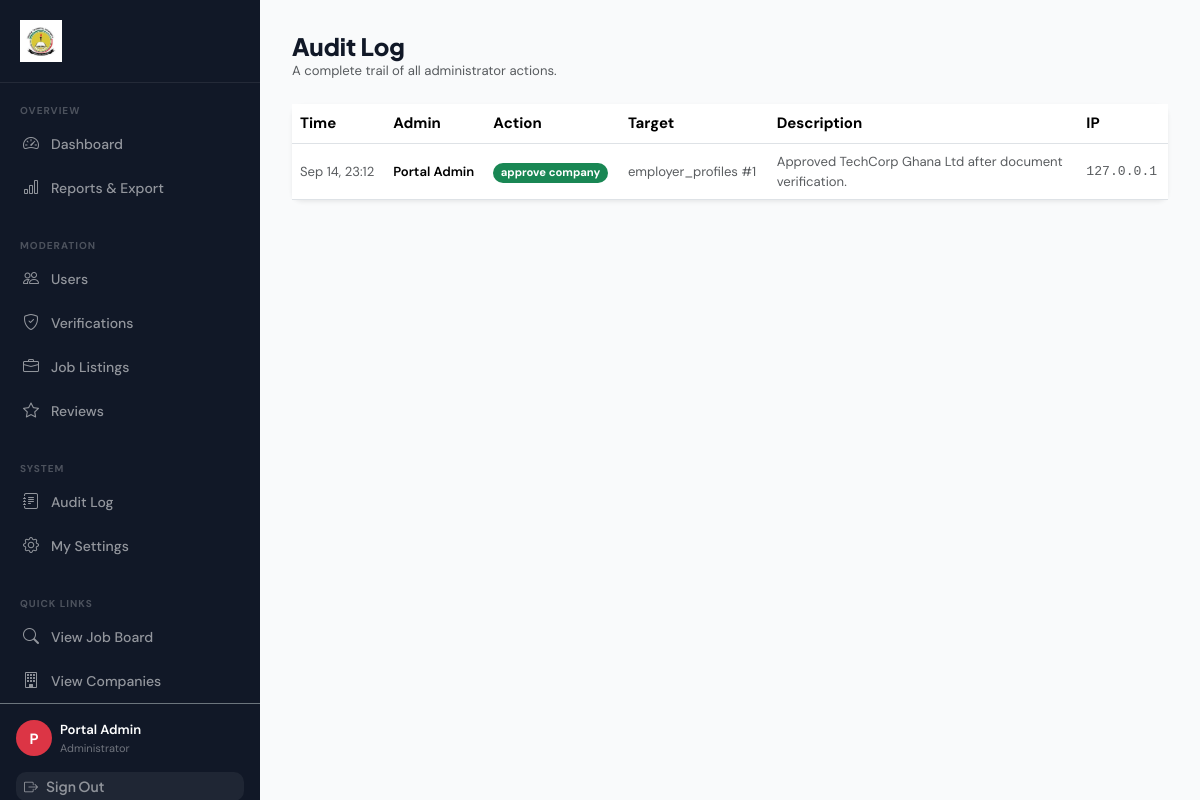
The app's page /config/public/admin/logs (signed in) with its own data.
### tables this page shows
CREATE TABLE admin_logs (
    id          INT UNSIGNED    NOT NULL AUTO_INCREMENT,
    admin_id    INT UNSIGNED    NULL     COMMENT 'NULL if admin account deleted',
    action      VARCHAR(100)    NOT NULL COMMENT 'e.g. approve_company, delete_job, ban_user',
    entity_type VARCHAR(60)     NULL     COMMENT 'Table name: users, job_listings, etc.',
    entity_id   INT UNSIGNED    NULL     COMMENT 'ID of the affected record',
    description TEXT            NULL     COMMENT 'Human-readable summary of the action',
    ip_address  VARCHAR(45)     NULL,
    created_at  TIMESTAMP       NOT NULL DEFAULT CURRENT_TIMESTAMP,

    PRIMARY KEY (id),
    INDEX idx_al_admin_id (admin_id),
    INDEX idx_al_action (action),
    INDEX idx_al_entity (entity_type, entity_id),
    INDEX idx_al_created_at (created_at),
    CONSTRAINT fk_al_admin
        FOREIGN KEY (admin_id) REFERENCES users(id) ON DELETE SET NULL
);

CREATE TABLE users (
    id              INT UNSIGNED    NOT NULL AUTO_INCREMENT,
    full_name       VARCHAR(120)    NOT NULL,
    email           VARCHAR(180)    NOT NULL,
    password_hash   VARCHAR(255)    NOT NULL,
    role            ENUM('seeker','employer','admin') NOT NULL DEFAULT 'seeker',
    is_active       TINYINT(1)      NOT NULL DEFAULT 1,
    email_verified  TINYINT(1)      NOT NULL DEFAULT 0,
    verify_token    VARCHAR(64)     NULL,
    last_login_at   TIMESTAMP       NULL,
    created_at      TIMESTAMP       NOT NULL DEFAULT CURRENT_TIMESTAMP,
    updated_at      TIMESTAMP       NOT NULL DEFAULT CURRENT_TIMESTAMP ON UPDATE CURRENT_TIMESTAMP,

    PRIMARY KEY (id),
    UNIQUE KEY uq_users_email (email),
    INDEX idx_users_role (role),
    INDEX idx_users_is_active (is_active)
);

### core/Controller.php (called while the page is built, shortened)
<?php
abstract class Controller
{
    protected function view(string $view, array $data = [], string $layout = 'main'): void
    {
        extract($data, EXTR_SKIP);
        $viewFile = ROOT_PATH . "/app/views/{$view}.php";
        $layoutFile = ROOT_PATH . "/app/views/layouts/{$layout}.php";
        ob_start(); require $viewFile; $content = ob_get_clean();
        require $layoutFile;
    }
    protected function isLoggedIn(): bool { return Session::isLoggedIn(); }
    protected function currentPage(): int { return max(1, (int)($_GET['page'] ?? 1)); }
}

### app/controllers/AdminController.php (called while the page is built, shortened)
<?php
require_once ROOT_PATH . '/core/Controller.php';
class AdminController extends Controller
{
    private Database $db;
    public function __construct()
    {
        $this->db = Database::getInstance();
    }
    public function logs(): void
    {
        $sql   = "SELECT al.*, u.full_name AS admin_name
                    FROM admin_logs al
                    LEFT JOIN users u ON u.id = al.admin_id
                   ORDER BY al.created_at DESC";
        $paged = $this->paginate_raw($sql, [], $this->currentPage(), 30);
        $this->view('admin/logs', [
            'title' => 'Audit Log',
            'logs'  => $paged['data'],
            'paging'=> $paged,
        ], 'admin');
    }
    private function paginate_raw(string $sql, array $params, int $page, int $perPage): array
    {
        $page   = max(1, $page);
        $offset = ($page - 1) * $perPage;
        $total  = (int)$this->db->fetchColumn(
            "SELECT COUNT(*) FROM ($sql) AS _c", $params
        );
        return [
            'data'         => $this->db->fetchAll("$sql LIMIT $perPage OFFSET $offset", $params),
            'total'        => $total,
            'pages'        => (int)ceil($total / $perPage),
            'current_page' => $page,
            'per_page'     => $perPage,
        ];
    }
}

### core/bootstrap.php (called while the page is built, shortened)
<?php
spl_autoload_register(function (string $class): void {
    $paths = [
        ROOT_PATH . '/core/' . $class . '.php',
        ROOT_PATH . '/app/middleware/' . $class . '.php',
    ];
    foreach ($paths as $file) {
        if (file_exists($file)) {
            return;
        }
    }
});
require_once ROOT_PATH . '/app/helpers/functions.php';
$router = new Router();
$router->dispatch();

### config/public/index.php (called while the page is built, shortened)
<?php
require ROOT_PATH . '/core/bootstrap.php';

### core/Database.php (called while the page is built, shortened)
<?php
class Database
{
    private static ?Database $instance = null;
    private PDO $pdo;
    private function __construct()
    {
        $cfg = require ROOT_PATH . '/config/database.php';
        $dsn = "mysql:host={$cfg['host']};port={$cfg['port']};dbname={$cfg['dbname']};charset=utf8mb4";
        $opts = [
            PDO::ATTR_ERRMODE            => PDO::ERRMODE_EXCEPTION,
            PDO::ATTR_DEFAULT_FETCH_MODE => PDO::FETCH_ASSOC,
            PDO::ATTR_EMULATE_PREPARES   => false,
            PDO::MYSQL_ATTR_INIT_COMMAND => "SET NAMES utf8mb4 COLLATE utf8mb4_unicode_ci",
        ];
        try {
            $this->pdo = new PDO($dsn, $cfg['username'], $cfg['password'], $opts);
        } catch (PDOException $e) {
            throw new RuntimeException('DB connection failed: ' . $e->getMessage());
        }
    }
    public static function getInstance(): static
    {
        if (static::$instance === null) static::$instance = new static();
        return static::$instance;
    }
    public function query(string $sql, array $params = []): PDOStatement
    {
        $stmt = $this->pdo->prepare($sql);
        $stmt->execute($params);
        return $stmt;
    }
    public function fetchAll(string $sql, array $params = []): array
    {
        return $this->query($sql, $params)->fetchAll();
    }
    public function fetchColumn(string $sql, array $params = []): mixed
    {
        return $this->query($sql, $params)->fetchColumn();
    }
}

### config/database.php (called while the page is built)
<?php
return [
    'host'     => 'localhost',
    'port'     => 3306,
    'dbname'   => 'job_portal',
    'username' => 'root',
    'password' => '',
    'charset'  => 'utf8mb4',
];

### app/helpers/functions.php (called while the page is built, shortened)
<?php
function e(mixed $v): string { return htmlspecialchars((string)$v, ENT_QUOTES|ENT_SUBSTITUTE, 'UTF-8'); }
function url(string $path = ''): string { return rtrim(BASE_URL, '/') . '/' . ltrim($path, '/'); }
function asset(string $path): string { return url('assets/' . ltrim($path, '/')); }
function format_date(string $d, string $fmt = 'M d, Y'): string { return $d ? date($fmt, strtotime($d)) : '—'; }
function truncate(string $t, int $len = 100): string
{
    $t = strip_tags($t);
    return mb_strlen($t) <= $len ? $t : mb_substr($t, 0, $len) . '…';
}
function auth(): ?array       { return Session::user(); }

### core/Session.php (called while the page is built, shortened)
<?php
class Session
{
    public static function user(): ?array  { return $_SESSION['user'] ?? null; }
    public static function role(): string  { return $_SESSION['user']['role'] ?? ''; }
    public static function isLoggedIn(): bool { return isset($_SESSION['user']); }
}

### app/views/admin/logs.php (the view, shortened to what this page needs)
<div class="mb-4">
    <h1 class="h4 fw-800 mb-0">Audit Log</h1>
    <p class="text-muted small mb-0">A complete trail of all administrator actions.</p>
</div>
<div class="card border-0 shadow-sm">
    <div class="table-responsive">
        <table class="table table-hover align-middle mb-0">
            <thead>
                <tr>
                    <th>Time</th>
                    <th>Admin</th>
                    <th>Action</th>
                    <th>Target</th>
                    <th>Description</th>
                    <th>IP</th>
                </tr>
            </thead>
            <tbody>
                <?php if (empty($logs)): ?>
                <tr><td colspan="6" class="text-center py-4 text-muted">No audit logs yet.</td></tr>
                <?php else: ?>
                <?php foreach ($logs as $log): ?>
                <tr>
                    <td class="text-muted small text-nowrap"><?= format_date($log['created_at'], 'M d, H:i') ?></td>
                    <td class="small fw-600"><?= e($log['admin_name'] ?? 'Deleted Admin') ?></td>
                    <td>
                        <?php
                        $actionColors = [
                            'approve' => 'bg-success', 'reject' => 'bg-danger',
                            'delete'  => 'bg-danger',  'toggle' => 'bg-warning text-dark',
                            'remove'  => 'bg-secondary',
                        ];
                        $col = 'bg-light text-dark';
                        foreach ($actionColors as $k => $v) {
                            if (str_contains($log['action'], $k)) { $col = $v; break; }
                        }
                        ?>
                        <span class="badge <?= $col ?> rounded-pill small">
                            <?= e(str_replace('_', ' ', $log['action'])) ?>
                        </span>
                    </td>
                    <td class="small text-muted">
                        <?php if ($log['entity_type'] && $log['entity_id']): ?>
                        <?= e($log['entity_type']) ?> #<?= $log['entity_id'] ?>
                        <?php else: ?>
                        —
                        <?php endif; ?>
                    </td>
                    <td class="small text-muted" style="max-width:300px;">
                        <?= e(truncate($log['description'] ?? '', 80)) ?>
                    </td>
                    <td class="small text-muted font-monospace"><?= e($log['ip_address'] ?? '') ?></td>
                </tr>
                <?php endforeach; ?>
                <?php endif; ?>
            </tbody>
        </table>
    </div>
</div>

### core/Router.php (shortened to what this page needs)
<?php
class Router
{
    private array $routes = [];
    private array $groupMiddleware = [];
    private string $groupPrefix = '';
    public function group(array $opts, callable $cb): void
    {
        $prevPrefix = $this->groupPrefix;
        $prevMw     = $this->groupMiddleware;
        $this->groupPrefix     .= ($opts['prefix'] ?? '');
        $this->groupMiddleware  = array_merge($this->groupMiddleware, $opts['middleware'] ?? []);
        $this->groupPrefix     = $prevPrefix;
        $this->groupMiddleware = $prevMw;
    }
    private function add(string $method, string $path, string $handler, array $mw): void
    {
        $full = $this->groupPrefix . $path;
        $this->routes[] = [
            'method'  => $method,
            'pattern' => '#^' . preg_replace('/\{([a-zA-Z_]+)\}/', '(?P<$1>[^/]+)', $full) . '$#',
            'handler' => $handler,
            'mw'      => array_merge($this->groupMiddleware, $mw),
        ];
    }
    public function dispatch(): void
    {
        $method = $_SERVER['REQUEST_METHOD'];
        $uri    = $this->uri();
        foreach ($this->routes as $route) {
            if ($route['method'] !== $method) continue;
            if (!preg_match($route['pattern'], $uri, $matches)) continue;
            $params = array_filter($matches, 'is_string', ARRAY_FILTER_USE_KEY);
            $this->call($route['handler'], $params);
            return;
        }
    }
    private function uri(): string
    {
        $uri  = parse_url($_SERVER['REQUEST_URI'] ?? '/', PHP_URL_PATH);
        $scriptBase = rtrim(dirname($_SERVER['SCRIPT_NAME'] ?? '/'), '/');
        if ($scriptBase && $scriptBase !== '/config/public' && $scriptBase !== '/public'
            && str_starts_with($uri, $scriptBase)) {
            $uri = substr($uri, strlen($scriptBase));
        }
        return '/' . ltrim($uri ?: '/', '/');
    }
    private function call(string $handler, array $params): void
    {
        [$class, $method] = explode('@', $handler, 2);
        $ctrl = new $class();
        $reflection = new ReflectionMethod($ctrl, $method);
        $paramCount = $reflection->getNumberOfParameters();
        if ($paramCount === 0) {
            $ctrl->$method();
            return;
        }
    }
}

### app/views/layouts/admin.php (shortened to what this page needs)
<!DOCTYPE html>
<html lang="en">
<head>
    <link rel="stylesheet" href="https://cdn.jsdelivr.net/npm/bootstrap@5.3.3/dist/css/bootstrap.min.css">
    <link rel="stylesheet" href="https://cdn.jsdelivr.net/npm/bootstrap-icons@1.11.3/font/bootstrap-icons.min.css">
    <link rel="stylesheet" href="<?= asset('css/style.css') ?>">
</head>
<body>
<div class="dashboard-wrapper">
<aside class="sidebar d-none d-lg-flex flex-column">
    <div class="sidebar-logo">
        <a href="<?= url('/admin/dashboard') ?>" class="d-flex align-items-center">
            <img src="/public/assets/img/tatu_logo.png" alt="TaTU Logo" style="height:42px;width:auto;object-fit:contain;">
        </a>
    </div>
    <?php
    $uri = parse_url($_SERVER['REQUEST_URI'], PHP_URL_PATH);
    function al(string $href, string $icon, string $label, string $uri): string {
        $p = parse_url($href, PHP_URL_PATH);
        $a = ($uri === $p || str_starts_with($uri, $p.'/'));
        return '<li><a href="'.$href.'" class="'.($a?'active':'').'"><i class="bi bi-'.$icon.'"></i>'.$label.'</a></li>';
    }
    ?>
    <nav class="sidebar-nav flex-grow-1">
        <div class="sidebar-section">Overview</div>
        <ul class="list-unstyled mb-0">
            <?= al(url('/admin/dashboard'),    'speedometer2',   'Dashboard',        $uri) ?>
            <?= al(url('/admin/reports'),       'bar-chart',      'Reports & Export', $uri) ?>
        </ul>
        <div class="sidebar-section mt-3">Moderation</div>
        <ul class="list-unstyled mb-0">
            <?= al(url('/admin/users'),         'people',         'Users',            $uri) ?>
            <?= al(url('/admin/verifications'), 'shield-check',   'Verifications',    $uri) ?>
            <?= al(url('/admin/jobs'),          'briefcase',      'Job Listings',     $uri) ?>
            <?= al(url('/admin/reviews'),       'star',           'Reviews',          $uri) ?>
        </ul>
        <div class="sidebar-section mt-3">System</div>
        <ul class="list-unstyled mb-0">
            <?= al(url('/admin/logs'),          'journal-text',   'Audit Log',        $uri) ?>
            <?= al(url('/account/settings'),    'gear',           'My Settings',      $uri) ?>
        </ul>
        <div class="sidebar-section mt-3">Quick Links</div>
        <ul class="list-unstyled mb-0">
            <?= al(url('/jobs'),                'search',         'View Job Board',   $uri) ?>
            <?= al(url('/companies'),           'building',       'View Companies',   $uri) ?>
        </ul>
    </nav>
    <div class="p-3 border-top border-secondary mt-auto">
        <?php $u = auth(); ?>
        <div class="d-flex align-items-center gap-2 mb-3">
            <div class="rounded-circle bg-danger text-white d-flex align-items-center
                        justify-content-center fw-700 flex-shrink-0"
                 style="width:36px;height:36px;font-size:14px;">
                <?= strtoupper(substr($u['name'],0,1)) ?>
            </div>
            <div style="min-width:0;">
                <div class="text-white fw-600 small text-truncate"><?= e($u['name']) ?></div>
                <div class="small" style="color:rgba(255,255,255,.4);font-size:11px;">Administrator</div>
            </div>
        </div>
        <a href="<?= url('/logout') ?>" class="btn btn-sm w-100 text-start"
           style="color:rgba(255,255,255,.5);background:rgba(255,255,255,.06);border:none;">
            <i class="bi bi-box-arrow-right me-2"></i>Sign Out
        </a>
    </div>
</aside>
<div class="flex-grow-1 d-flex flex-column" style="min-width:0;">
    <main class="dashboard-content flex-grow-1"><?= $content ?></main>
</div>
</div>
</body>
</html>

### records on screen
admin_logs: admin.full_name "P", admin.full_name "Portal Admin", created_at "Sep 14, 23:12", action "approve company", entity_type "employer_profiles", entity "1", description "Approved TechCorp Ghana Ltd after document verification.", ip_address "127.0.0.1"

### other values on screen
$label "Dashboard Reports & Export Users Verifications Job Listings Reviews Audit Log My Settings View Job Board View Companies"
